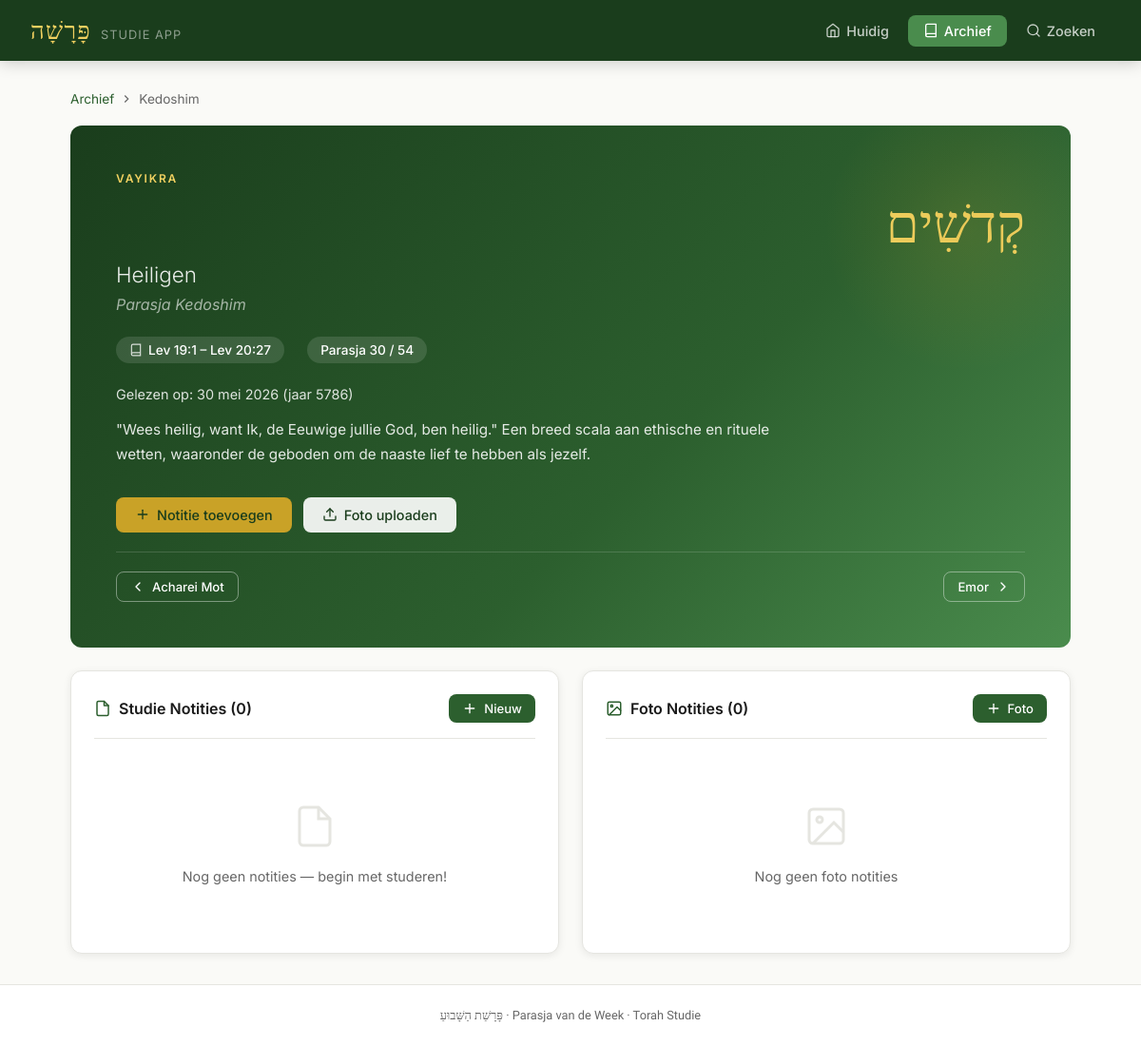
Page /parasja.php?id=30&schema=30 on the committed database.
### tables this page shows
CREATE TABLE IF NOT EXISTS parasjot (
    id INT AUTO_INCREMENT PRIMARY KEY,
    volgorde INT NOT NULL,
    naam_hebreeuws VARCHAR(100) NOT NULL,
    naam_nl VARCHAR(100) NOT NULL,
    naam_transliteratie VARCHAR(100) NOT NULL,
    boek ENUM('Bereshit','Shemot','Vayikra','Bamidbar','Devarim') NOT NULL,
    verzen_van VARCHAR(50),
    verzen_tot VARCHAR(50),
    samenvatting TEXT,
    created_at TIMESTAMP DEFAULT CURRENT_TIMESTAMP
);

CREATE TABLE IF NOT EXISTS parasja_schema (
    id INT AUTO_INCREMENT PRIMARY KEY,
    parasja_id INT NOT NULL,
    shabbat_datum DATE NOT NULL,
    joods_jaar INT NOT NULL,
    gecombineerd_met INT DEFAULT NULL,
    FOREIGN KEY (parasja_id) REFERENCES parasjot(id),
    UNIQUE KEY unique_datum (shabbat_datum)
);

### parasja.php (the view, shortened to what this page needs)
<?php
require_once __DIR__ . '/config/db.php';
$parasjaId = (int)($_GET['id'] ?? 0);
$schemaId  = (int)($_GET['schema'] ?? 0);
$stmt = $pdo->prepare("SELECT * FROM parasjot WHERE id = ?");
$stmt->execute([$parasjaId]);
$parasja = $stmt->fetch();
$schema = null;
if ($schemaId) {
    $s = $pdo->prepare("SELECT ps.*, p2.naam_nl AS gecombineerd_nl, p2.naam_transliteratie AS gecombineerd_trans
                         FROM parasja_schema ps LEFT JOIN parasjot p2 ON ps.gecombineerd_met = p2.id
                         WHERE ps.id = ?");
    $s->execute([$schemaId]);
    $schema = $s->fetch();
}
$stmt2 = $pdo->prepare("
    SELECT n.*, ps.shabbat_datum, ps.joods_jaar
    FROM notities n
    LEFT JOIN parasja_schema ps ON n.parasja_schema_id = ps.id
    WHERE n.parasja_id = ?
    ORDER BY n.aangemaakt_op DESC
");
$stmt2->execute([$parasjaId]);
$notities = $stmt2->fetchAll();
$stmt3 = $pdo->prepare("
    SELECT f.*, ps.shabbat_datum, ps.joods_jaar
    FROM foto_notities f
    LEFT JOIN parasja_schema ps ON f.parasja_schema_id = ps.id
    WHERE f.parasja_id = ?
    ORDER BY f.aangemaakt_op DESC
");
$stmt3->execute([$parasjaId]);
$fotos = $stmt3->fetchAll();
$vorigeP = $pdo->prepare("SELECT * FROM parasjot WHERE id = ?");
$vorigeP->execute([$parasjaId - 1]);
$vorige = $vorigeP->fetch();
$volgendeP = $pdo->prepare("SELECT * FROM parasjot WHERE id = ?");
$volgendeP->execute([$parasjaId + 1]);
$volgende = $volgendeP->fetch();
$maandNamen = ['','januari','februari','maart','april','mei','juni','juli','augustus','september','oktober','november','december'];
function formatDatum($d) {
    global $maandNamen;
    $ts = strtotime($d);
    return date('j', $ts) . ' ' . $maandNamen[(int)date('n', $ts)] . ' ' . date('Y', $ts);
}
include __DIR__ . '/includes/header.php';
?>
<div style="margin-bottom:1.25rem; font-size:0.85rem; color:var(--text-muted); display:flex; gap:6px; align-items:center;">
    <a href="/parasja/archief.php" style="color:var(--primary); text-decoration:none;">Archief</a>
    <svg viewBox="0 0 24 24" style="width:14px;height:14px;stroke:currentColor;fill:none;stroke-width:2;"><polyline points="9,18 15,12 9,6"/></svg>
    <span><?= htmlspecialchars($parasja['naam_transliteratie']) ?></span>
</div>
<div class="parasja-hero" style="margin-bottom:1.5rem;">
    <div class="label"><?= htmlspecialchars($parasja['boek']) ?></div>
    <div class="hebrew-name"><?= htmlspecialchars($parasja['naam_hebreeuws']) ?></div>
    <div class="dutch-name"><?= htmlspecialchars($parasja['naam_nl']) ?></div>
    <div class="transliteration">Parasja <?= htmlspecialchars($parasja['naam_transliteratie']) ?></div>
    <div class="meta-row">
        <span class="meta-badge">
            <svg viewBox="0 0 24 24"><path d="M4 19.5A2.5 2.5 0 0 1 6.5 17H20"/><path d="M6.5 2H20v20H6.5A2.5 2.5 0 0 1 4 19.5v-15A2.5 2.5 0 0 1 6.5 2z"/></svg>
            <?= htmlspecialchars($parasja['verzen_van']) ?> &ndash; <?= htmlspecialchars($parasja['verzen_tot']) ?>
        </span>
        <span class="meta-badge">Parasja <?= $parasja['volgorde'] ?> / 54</span>
    </div>
    <?php if ($schema): ?>
    <div style="margin-bottom:1rem; font-size:0.9rem; opacity:0.85;">
        Gelezen op: <?= formatDatum($schema['shabbat_datum']) ?> (jaar <?= $schema['joods_jaar'] ?>)
    </div>
    <?php endif; ?>
    <p class="samenvatting"><?= nl2br(htmlspecialchars($parasja['samenvatting'])) ?></p>
    <div class="hero-actions">
        <button class="btn btn-primary" onclick="openModal('modal-notitie')">
            <svg viewBox="0 0 24 24"><line x1="12" y1="5" x2="12" y2="19"/><line x1="5" y1="12" x2="19" y2="12"/></svg>
            Notitie toevoegen
        </button>
        <button class="btn btn-white" onclick="openModal('modal-upload')">
            <svg viewBox="0 0 24 24"><path d="M21 15v4a2 2 0 0 1-2 2H5a2 2 0 0 1-2-2v-4"/><polyline points="17,8 12,3 7,8"/><line x1="12" y1="3" x2="12" y2="15"/></svg>
            Foto uploaden
        </button>
    </div>
    <div style="display:flex; gap:10px; margin-top:1.25rem; padding-top:1.25rem; border-top:1px solid rgba(255,255,255,0.15);">
        <?php if ($vorige): ?>
        <a href="/parasja/parasja.php?id=<?= $vorige['id'] ?>" class="btn btn-outline btn-sm">
            <svg viewBox="0 0 24 24"><polyline points="15,18 9,12 15,6"/></svg>
            <?= htmlspecialchars($vorige['naam_transliteratie']) ?>
        </a>
        <?php endif; ?>
        <?php if ($volgende): ?>
        <a href="/parasja/parasja.php?id=<?= $volgende['id'] ?>" class="btn btn-outline btn-sm" style="margin-left:auto;">
            <?= htmlspecialchars($volgende['naam_transliteratie']) ?>
            <svg viewBox="0 0 24 24"><polyline points="9,18 15,12 9,6"/></svg>
        </a>
        <?php endif; ?>
    </div>
</div>
<div class="grid-2">
<div class="card">
    <div class="card-header">
        <div class="card-title">
            <svg viewBox="0 0 24 24"><path d="M14 2H6a2 2 0 0 0-2 2v16a2 2 0 0 0 2 2h12a2 2 0 0 0 2-2V8z"/><polyline points="14,2 14,8 20,8"/></svg>
            Studie Notities (<?= count($notities) ?>)
        </div>
        <button class="btn btn-green btn-sm" onclick="openModal('modal-notitie')">
            <svg viewBox="0 0 24 24"><line x1="12" y1="5" x2="12" y2="19"/><line x1="5" y1="12" x2="19" y2="12"/></svg>
            Nieuw
        </button>
    </div>
    <?php if (empty($notities)): ?>
    <div class="empty-state">
        <svg viewBox="0 0 24 24"><path d="M14 2H6a2 2 0 0 0-2 2v16a2 2 0 0 0 2 2h12a2 2 0 0 0 2-2V8z"/><polyline points="14,2 14,8 20,8"/></svg>
        <p>Nog geen notities &mdash; begin met studeren!</p>
    </div>
    <?php endif; ?>
</div>
<div class="card">
    <div class="card-header">
        <div class="card-title">
            <svg viewBox="0 0 24 24"><rect x="3" y="3" width="18" height="18" rx="2" ry="2"/><circle cx="8.5" cy="8.5" r="1.5"/><polyline points="21,15 16,10 5,21"/></svg>
            Foto Notities (<?= count($fotos) ?>)
        </div>
        <button class="btn btn-green btn-sm" onclick="openModal('modal-upload')">
            <svg viewBox="0 0 24 24"><line x1="12" y1="5" x2="12" y2="19"/><line x1="5" y1="12" x2="19" y2="12"/></svg>
            Foto
        </button>
    </div>
    <?php if (empty($fotos)): ?>
    <div class="empty-state">
        <svg viewBox="0 0 24 24"><rect x="3" y="3" width="18" height="18" rx="2" ry="2"/><circle cx="8.5" cy="8.5" r="1.5"/><polyline points="21,15 16,10 5,21"/></svg>
        <p>Nog geen foto notities</p>
    </div>
    <?php endif; ?>
</div>
</div>
<?php include __DIR__ . '/includes/footer.php'; ?>

### assets/css/style.css (style rules this page uses)
:root { --primary: #2c5f2e; --primary-light: #4a8c4d; --primary-dark: #1a3d1c; --accent: #c9a227; --accent-light: #f0d060; --bg: #fafaf7; --bg-card: #ffffff; --text: #1a1a1a; --text-muted: #666; --border: #e5e5e0; --shadow: 0 2px 8px rgba(0,0,0,0.08); --shadow-lg: 0 8px 32px rgba(0,0,0,0.12); --radius: 12px; --radius-sm: 8px; }
* { box-sizing: border-box; margin: 0; padding: 0; }
body { font-family: 'Inter', sans-serif; background: var(--bg); color: var(--text); min-height: 100vh; display: flex; flex-direction: column; }
.parasja-hero { background: linear-gradient(135deg, var(--primary-dark) 0%, var(--primary) 60%, var(--primary-light) 100%); border-radius: var(--radius); padding: 3rem; color: white; margin-bottom: 2rem; position: relative; overflow: hidden; }
.parasja-hero::before { content: ''; position: absolute; right: -40px; top: -40px; width: 300px; height: 300px; background: radial-gradient(circle, rgba(201,162,39,0.15) 0%, transparent 70%); border-radius: 50%; }
.parasja-hero .label { font-size: 0.75rem; text-transform: uppercase; letter-spacing: 0.15em; color: var(--accent-light); font-weight: 600; margin-bottom: 0.5rem; }
.parasja-hero .hebrew-name { font-family: 'Frank Ruhl Libre', serif; font-size: 3.5rem; direction: rtl; line-height: 1.2; margin-bottom: 0.3rem; color: var(--accent-light); }
.parasja-hero .dutch-name { font-size: 1.4rem; font-weight: 300; opacity: 0.9; margin-bottom: 0.5rem; }
.parasja-hero .transliteration { font-size: 1rem; opacity: 0.6; font-style: italic; margin-bottom: 1.5rem; }
.parasja-hero .meta-row { display: flex; gap: 1.5rem; flex-wrap: wrap; margin-bottom: 1.5rem; }
.meta-badge { display: flex; align-items: center; gap: 6px; background: rgba(255,255,255,0.12); padding: 6px 14px; border-radius: 20px; font-size: 0.85rem; font-weight: 500; }
.meta-badge svg { width: 14px; height: 14px; stroke: currentColor; fill: none; stroke-width: 2; opacity: 0.8; }
.parasja-hero .samenvatting { font-size: 0.95rem; line-height: 1.7; opacity: 0.88; max-width: 700px; }
.hero-actions { margin-top: 2rem; display: flex; gap: 12px; flex-wrap: wrap; }
.btn { display: inline-flex; align-items: center; gap: 7px; padding: 10px 20px; border-radius: var(--radius-sm); font-size: 0.9rem; font-weight: 500; cursor: pointer; border: none; text-decoration: none; transition: all 0.15s; font-family: inherit; }
.btn svg { width: 16px; height: 16px; stroke: currentColor; fill: none; stroke-width: 2; stroke-linecap: round; stroke-linejoin: round; flex-shrink: 0; }
.btn-primary { background: var(--accent); color: var(--primary-dark); }
.btn-white { background: rgba(255,255,255,0.9); color: var(--primary-dark); }
.btn-outline { background: transparent; color: white; border: 1.5px solid rgba(255,255,255,0.4); }
.btn-green { background: var(--primary); color: white; }
.btn-sm { padding: 7px 14px; font-size: 0.82rem; }
.card { background: var(--bg-card); border: 1px solid var(--border); border-radius: var(--radius); padding: 1.5rem; box-shadow: var(--shadow); }
.card-header { display: flex; align-items: center; justify-content: space-between; margin-bottom: 1.25rem; padding-bottom: 1rem; border-bottom: 1px solid var(--border); }
.card-title { font-size: 1rem; font-weight: 600; display: flex; align-items: center; gap: 8px; }
.card-title svg { width: 18px; height: 18px; stroke: var(--primary); fill: none; stroke-width: 2; stroke-linecap: round; stroke-linejoin: round; }
.grid-2 { display: grid; grid-template-columns: 1fr 1fr; gap: 1.5rem; }
.empty-state { text-align: center; padding: 3rem 2rem; color: var(--text-muted); }
.empty-state svg { width: 48px; height: 48px; stroke: var(--border); fill: none; stroke-width: 1.5; margin-bottom: 1rem; }
.empty-state p { font-size: 0.9rem; }

### rows in the picture
parasjot: naam_transliteratie "Kedoshim", boek "VAYIKRA", naam_hebreeuws "קְדשִׁים", naam_nl "Heiligen", verzen_van "Lev 19:1", verzen_tot "Lev 20:27", volgorde "30", samenvatting "\"Wees heilig, want Ik, de Eeuwige jullie God, ben heilig.\" Een breed scala aan ethische en rituele wetten, waaronder de geboden om de naaste lief te hebben als jezelf."
parasja_schema: shabbat_datum "30 mei 2026", joods_jaar "5786"
parasjot: naam_transliteratie "Acharei Mot"
parasjot: naam_transliteratie "Emor"

### other values in the picture
count($notities) "0"
count($fotos) "0"
